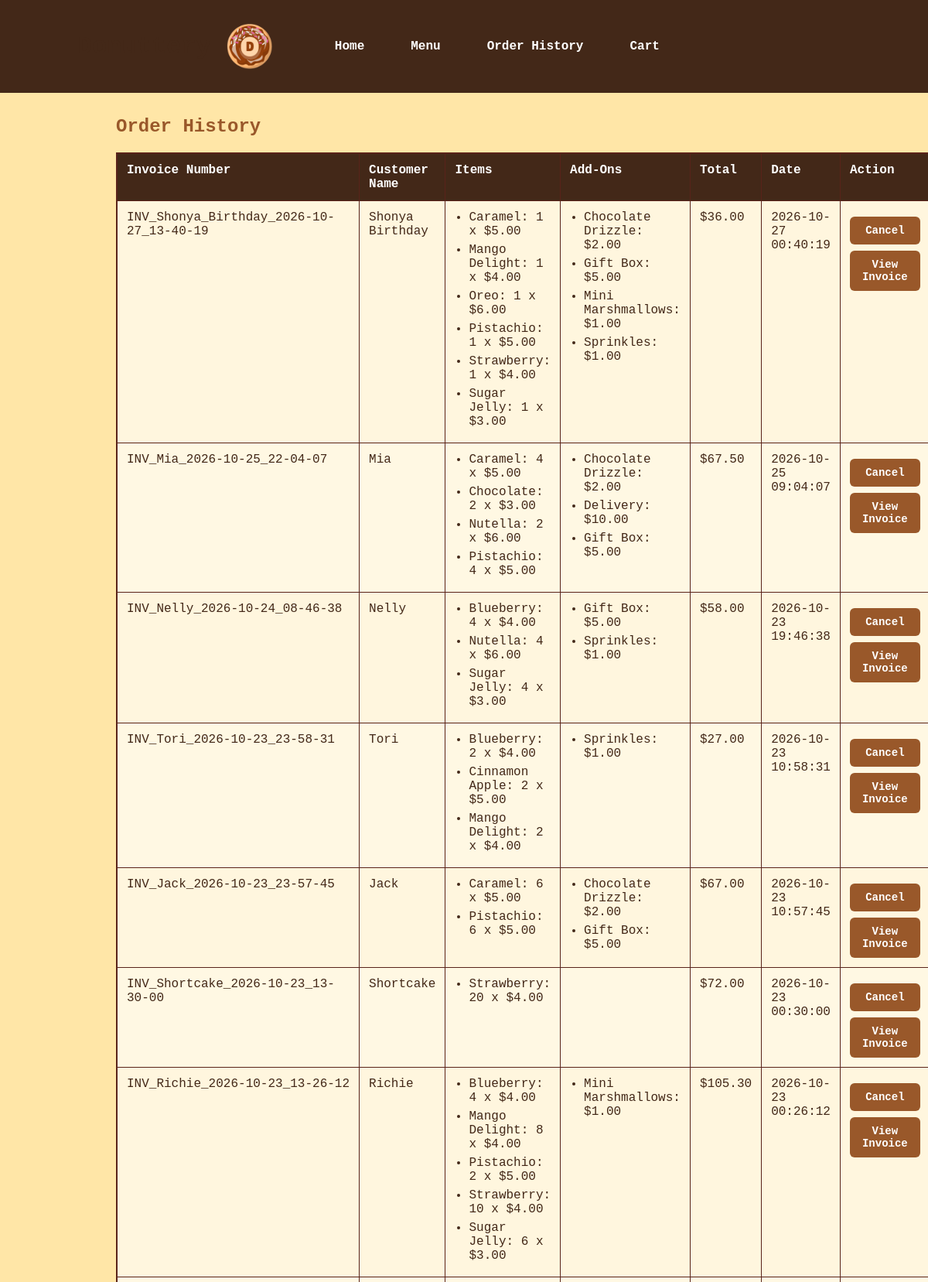
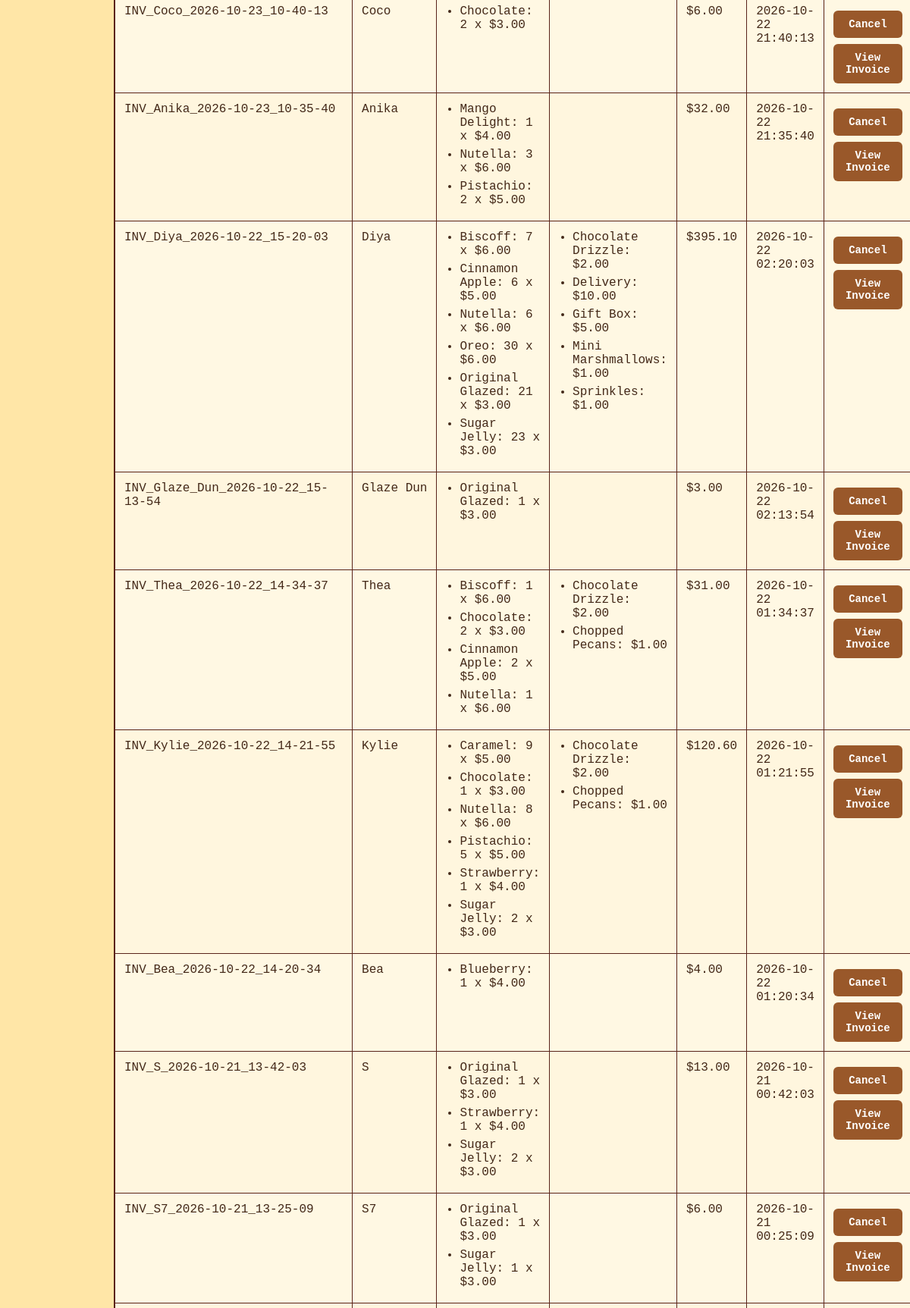
The page /orders (upper part) on the database its author committed (2 pictures, top to bottom).
### tables this page shows
CREATE TABLE orders (
                order_id INTEGER PRIMARY KEY AUTOINCREMENT,
                invoice_number TEXT,
                customer_name TEXT,
                items TEXT,
                addons TEXT,
                total REAL,
                date TIMESTAMP DEFAULT CURRENT_TIMESTAMP
            );

### app.py (the view)
@app.route('/orders')
def order_history():
    with sqlite3.connect('donut_shop.db') as conn:
        cursor = conn.cursor()
        cursor.execute("SELECT * FROM orders ORDER BY date DESC")
        rows = cursor.fetchall()
    orders = []
    for row in rows:
        orders.append({
            'order_id': row[0],
            'invoice_number': row[1],
            'customer_name': row[2],
            'items': json.loads(row[3]),
            'addons': json.loads(row[4]),
            'total': row[5],
            'date': row[6]
        })
    return render_template('order_history.html', orders=orders)

### templates/order_history.html (shortened to what this page needs)
{% extends "base.html" %}
{% block content %}
    <h2>Order History</h2>
    {% if orders %}
        <table>
            <thead>
                <tr>
                    <th>Invoice Number</th>
                    <th>Customer Name</th>
                    <th>Items</th>
                    <th>Add-Ons</th>
                    <th>Total</th>
                    <th>Date</th>
                    <th>Action</th>
                </tr>
            </thead>
            <tbody>
                {% for order in orders %}
                    <tr>
                        <td>{{ order['invoice_number'] }}</td>
                        <td>{{ order['customer_name'] }}</td>
                        <td>
                            <ul>
                                {% for item, details in order['items'].items() %}
                                    <li>
                                        {{ item }}:
                                        {{ details['quantity'] }} x
                                        ${{ '%.2f' % details['price'] }}
                                    </li>
                                {% endfor %}
                            </ul>
                        </td>
                        <td>
                            <ul>
                                {% for addon, price in order['addons'].items() %}
                                    <li>
                                        {{ addon }}:
                                        ${{ '%.2f' % price }}
                                    </li>
                                {% endfor %}
                            </ul>
                        </td>
                        <td>${{ '%.2f' % order['total'] }}</td>
                        <td>{{ order['date'] }}</td>
                        <td>
                            <form action="{{ url_for('cancel_saved_order', order_id=order.order_id) }}" method="post"
                                onsubmit="return confirm('Are you sure you want to cancel your order?')">
                                <button type="submit" class="order-action-button">Cancel</button>
                            </form>
                            <a href="{{ url_for('view_invoice', order_id=order.order_id) }}"
                                class="view-invoice-button">
                                    View Invoice
                            </a>
                        </td>
                    </tr>
                {% endfor %}
            </tbody>
        </table>
    {% else %}
        <p>No past orders found.</p>
    {% endif %}
{% endblock %}

### templates/base.html (shortened to what this page needs)
<!DOCTYPE html>
<html lang="en">
    <head>
        <link rel="stylesheet" href="{{ url_for('static', filename='css/style.css') }}">
    </head>
    <body>
        <header>
            <div class="nav-container">
                <h1>Donuttery</h1>
                <a href="{{ url_for('index') }}" class="logo-link">
                    <img src="{{ url_for('static', filename='images/donut_logo.png') }}"
                        alt="Donuttery logo"
                        class="logo">
                </a>
                <nav>
                    <a href="{{ url_for('index') }}">Home</a>
                    <a href="{{ url_for('menu') }}">Menu</a>
                    <a href="{{ url_for('order_history') }}">Order History</a>
                    <a href="{{ url_for('cart') }}">Cart</a>
                </nav>
            </div>
        </header>
        <main>
            {% block content %}{% endblock %}
        </main>
    </body>
</html>

### static/css/style.css (style rules this page uses)
body { font-family: Consolas, monospace; margin: 0; background-color: #FFE6A7; color: #432818; }
header { background-color: #432818; padding: 10px 30px; }
.nav-container { display: flex; align-items: center; max-width: 1000px; margin: auto; }
.logo-link { display: flex; align-items: center; margin-right: 60px; }
.logo { width: 100px; height: 100px; object-fit: contain; }
nav { display: flex; gap: 60px; }
nav a { color: white; text-decoration: none; font-weight: bold; }
main { max-width: 900px; margin: 30px auto; padding: 0 20px; }
h2, h3 { color: #99582A; }
ul { padding-left: 20px; }
li { margin-bottom: 8px; }
button { background-color: #99582A; color: #FFFFFF; border: none; padding: 10px 16px; border-radius: 6px; cursor: pointer; }
h2 { margin-top: 30px; }
a { color: #6F1D1B; }
table { width: 100%; border-collapse: collapse; background-color: #FFF6DE; border: 2px solid #59231A; color: #432818; }
th, td { padding: 12px; border: 1px solid #59231A; vertical-align: top; text-align: left; }
th { background-color: #432818; color: #FFFFFF; }
tbody tr:nth-child(odd) { background-color: #FFF6DE; }
tbody tr:nth-child(even) { background-color: #FFF8E3; }
td ul { margin: 0; padding-left: 18px; }
td li { margin-bottom: 6px; }
td form { margin: 0; }
td .view-invoice-button, td .order-action-button { box-sizing: border-box; width: 100%; margin-top: 8px; }
.view-invoice-button, .order-action-button { font-family: Consolas, monospace; font-size: 14px; display: inline-block; margin-top: 8px; padding: 10px 16px; background-color: #99582A; color: #FFFFFF; text-decoration: none; border-radius: 6px; font-weight: bold; text-align: center; }

### rows shown on the page
orders: invoice_number "INV_Shonya_Birthday_2026-10-27_13-40-19", customer_name "Shonya Birthday", items "Caramel" "Mango Delight" "Oreo" "Pistachio" "Strawberry" "Sugar Jelly", quantity "1" "1" "1" "1" "1" "1", price "5.00" "4.00" "6.00" "5.00" "4.00" "3.00", items "Chocolate Drizzle" "Gift Box" "Mini Marshmallows" "Sprinkles", price "2.00" "5.00" "1.00" "1.00", total "36.00", date "2026-10-27 00:40:19"
orders: invoice_number "INV_Mia_2026-10-25_22-04-07", customer_name "Mia", items "Caramel" "Chocolate" "Nutella" "Pistachio", quantity "4" "2" "2" "4", price "5.00" "3.00" "6.00" "5.00", items "Chocolate Drizzle" "Delivery" "Gift Box", price "2.00" "10.00" "5.00", total "67.50", date "2026-10-25 09:04:07"
orders: invoice_number "INV_Nelly_2026-10-24_08-46-38", customer_name "Nelly", items "Blueberry" "Nutella" "Sugar Jelly", quantity "4" "4" "4", price "4.00" "6.00" "3.00", items "Gift Box" "Sprinkles", price "5.00" "1.00", total "58.00", date "2026-10-23 19:46:38"
orders: invoice_number "INV_Tori_2026-10-23_23-58-31", customer_name "Tori", items "Blueberry" "Cinnamon Apple" "Mango Delight", quantity "2" "2" "2", price "4.00" "5.00" "4.00", items "Sprinkles", price "1.00", total "27.00", date "2026-10-23 10:58:31"
orders: invoice_number "INV_Jack_2026-10-23_23-57-45", customer_name "Jack", items "Caramel" "Pistachio", quantity "6" "6", price "5.00" "5.00", items "Chocolate Drizzle" "Gift Box", price "2.00" "5.00", total "67.00", date "2026-10-23 10:57:45"
orders: invoice_number "INV_Shortcake_2026-10-23_13-30-00", customer_name "Shortcake", items "Strawberry", quantity "20", price "4.00", total "72.00", date "2026-10-23 00:30:00"
orders: invoice_number "INV_Richie_2026-10-23_13-26-12", customer_name "Richie", items "Blueberry" "Mango Delight" "Pistachio" "Strawberry" "Sugar Jelly", quantity "4" "8" "2" "10" "6", price "4.00" "4.00" "5.00" "4.00" "3.00", items "Mini Marshmallows", price "1.00", total "105.30", date "2026-10-23 00:26:12"
orders: invoice_number "INV_Coco_2026-10-23_10-40-13", customer_name "Coco", items "Chocolate", quantity "2", price "3.00", total "6.00", date "2026-10-22 21:40:13"
orders: invoice_number "INV_Anika_2026-10-23_10-35-40", customer_name "Anika", items "Mango Delight" "Nutella" "Pistachio", quantity "1" "3" "2", price "4.00" "6.00" "5.00", total "32.00", date "2026-10-22 21:35:40"
orders: invoice_number "INV_Diya_2026-10-22_15-20-03", customer_name "Diya", items "Biscoff" "Cinnamon Apple" "Nutella" "Oreo" "Original Glazed" "Sugar Jelly", quantity "7" "6" "6" "30" "21" "23", price "6.00" "5.00" "6.00" "6.00" "3.00" "3.00", items "Chocolate Drizzle" "Delivery" "Gift Box" "Mini Marshmallows" "Sprinkles", price "2.00" "10.00" "5.00" "1.00" "1.00", total "395.10", date "2026-10-22 02:20:03"
orders: invoice_number "INV_Glaze_Dun_2026-10-22_15-13-54", customer_name "Glaze Dun", items "Original Glazed", quantity "1", price "3.00", total "3.00", date "2026-10-22 02:13:54"
orders: invoice_number "INV_Thea_2026-10-22_14-34-37", customer_name "Thea", items "Biscoff" "Chocolate" "Cinnamon Apple" "Nutella", quantity "1" "2" "2" "1", price "6.00" "3.00" "5.00" "6.00", items "Chocolate Drizzle" "Chopped Pecans", price "2.00" "1.00", total "31.00", date "2026-10-22 01:34:37"
orders: invoice_number "INV_Kylie_2026-10-22_14-21-55", customer_name "Kylie", items "Caramel" "Chocolate" "Nutella" "Pistachio" "Strawberry" "Sugar Jelly", quantity "9" "1" "8" "5" "1" "2", price "5.00" "3.00" "6.00" "5.00" "4.00" "3.00", items "Chocolate Drizzle" "Chopped Pecans", price "2.00" "1.00", total "120.60", date "2026-10-22 01:21:55"
orders: invoice_number "INV_Bea_2026-10-22_14-20-34", customer_name "Bea", items "Blueberry", quantity "1", price "4.00", total "4.00", date "2026-10-22 01:20:34"
orders: invoice_number "INV_S_2026-10-21_13-42-03", customer_name "S", items "Original Glazed" "Strawberry" "Sugar Jelly", quantity "1" "1" "2", price "3.00" "4.00" "3.00", total "13.00", date "2026-10-21 00:42:03"
orders: invoice_number "INV_S7_2026-10-21_13-25-09", customer_name "S7", items "Original Glazed" "Sugar Jelly", quantity "1" "1", price "3.00" "3.00", total "6.00", date "2026-10-21 00:25:09"
